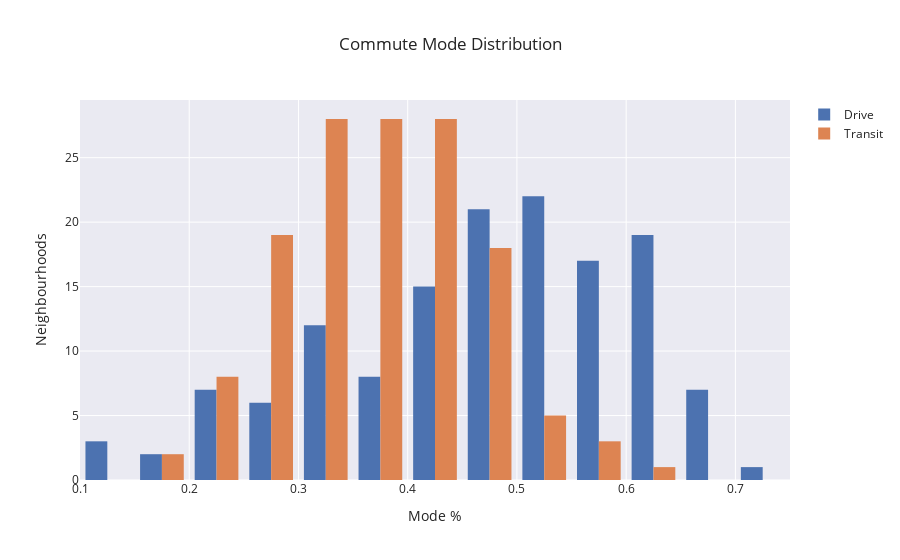

The notebook cell this image was saved under:
### Code cell
transit_hist = go.Histogram(x=neighbourhoods['pct_transit'], name='Transit')
drive_hist = go.Histogram(x=neighbourhoods['pct_drive'], name='Drive')

data = [drive_hist, transit_hist]

layout = go.Layout(template='seaborn',
                  title='Commute Mode Distribution',
                  xaxis={'title': 'Mode %'},
                  yaxis={'title': 'Neighbourhoods'}
                  )

fig = go.Figure(data=data, layout=layout)
fig.update_layout(hovermode='x')
fig.show()

### Figure 1 — Plotly figure (JSON) as saved in the notebook; plotly's stock layout.template omitted (floating-point values rounded to 4 significant figures; data arrays with more than 128 entries replaced by an {"elided": "..."} marker saying what was removed)
{"data": [{"name": "Drive", "type": "histogram", "x": {"elided": "140 float values"}}, {"name": "Transit", "type": "histogram", "x": {"elided": "140 float values"}}], "layout": {"hovermode": "x", "title": {"text": "Commute Mode Distribution"}, "xaxis": {"title": {"text": "Mode %"}}, "yaxis": {"title": {"text": "Neighbourhoods"}}}}
